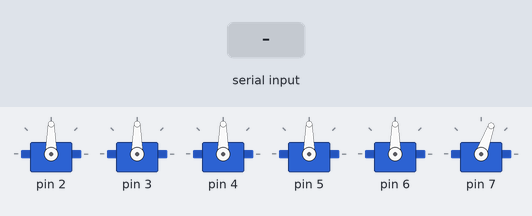
Simulated run of this sketch. Board: Arduino Uno, built with avr-gcc and run on an emulated ATmega328P. On the bench: 6 × servo. Inputs (shaded band) come from the test bench.

Above: at 1.2 s.
1.3 s: "90,45\n" received over Serial
At 1.77 s:
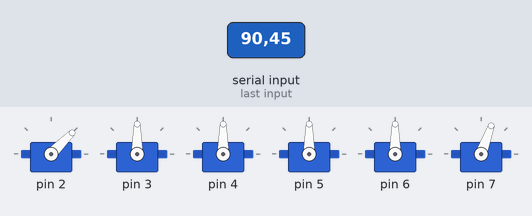
4.3 s: "30,150\n" received over Serial
10.3 s: "5\n" received over Serial
At 12.8 s:
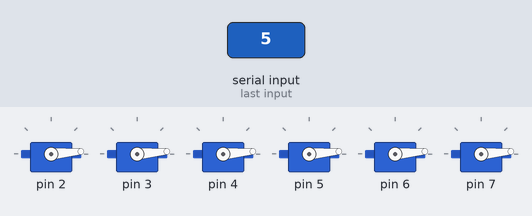
13.1 s: "90\n" received over Serial
At 13.4 s:
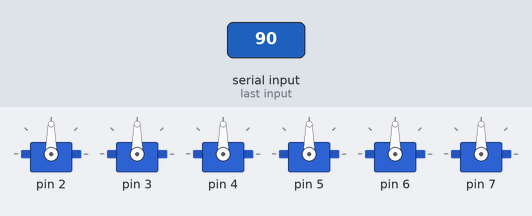
14.6 s: "200\n" received over Serial
At 15.8 s:
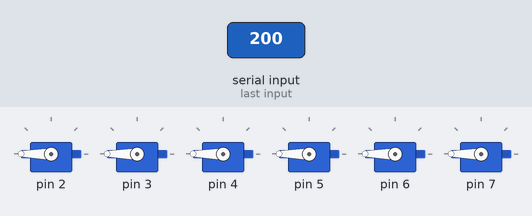
16.1 s: "1,90\n" received over Serial
Timing chart, 0 to 22.1 s (numbered marks = the images above; inputs shaded):
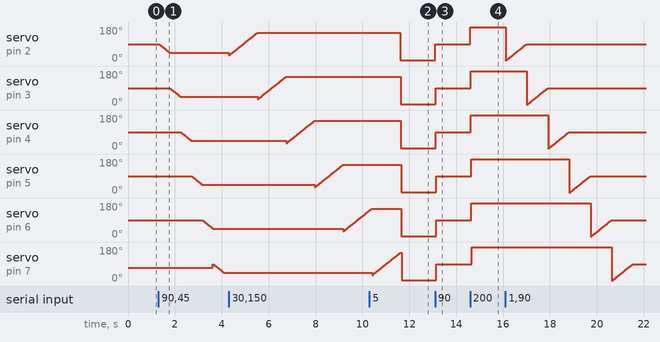

The sketch:

sliders.ino
```cpp
#include <Servo.h>

Servo servos[6];
int initial_positions[] = {90, 90, 90, 90, 90, 70};
int speed = 10;

void setup() {
  Serial.begin(9600);

  for (int i = 0; i < 6; i++) {
    servos[i].attach(2 + i);
    servos[i].write(initial_positions[i]);
  }
}

void loop() {
  if (Serial.available() > 0) {
    String input = Serial.readStringUntil('\n');
    processInput(input);
  }
}

void processInput(String input) {
  int new_positions[6];
  int previous_positions[6];

  for (int i = 0; i < 6; i++) {
    int commaIndex = input.indexOf(',');
    int semicolonIndex = input.indexOf(';');

    String prevValue = input.substring(0, commaIndex);
    String newValue = input.substring(commaIndex + 1, semicolonIndex != -1 ? semicolonIndex : input.length());

    previous_positions[i] = prevValue.toInt();
    new_positions[i] = newValue.toInt();

    if (semicolonIndex != -1) {
      input = input.substring(semicolonIndex + 1);
    }
  }

  for (int i = 0; i < 6; i++) {
    moveServo(servos[i], previous_positions[i], new_positions[i]);
  }
}

void moveServo(Servo &servo, int start, int end) {
  if (start < end) {
    for (int i = start; i <= end; i++) {
      servo.write(i);
      delay(speed);
    }
  } else {
    for (int i = start; i >= end; i--) {
      servo.write(i);
      delay(speed);
    }
  }
}
```

Measured:
- after the input at 1.3 s, servo on pin 2: moves from 90° to 45° over 0.44 s, starting at once; servo on pin 3: moves from 90° to 45° over 0.43 s, starting after 0.49 s
- after the input at 10.3 s, servo on pin 2–4: 150° → 5° after 1.3 s; servo on pin 5: 150° → 5° after 1.4 s
- after the input at 13.1 s, servo on pin 2–6: 5° → 90° at once; servo on pin 7: 5° → 90° after 0.05 s
- after the input at 14.6 s, servo on pin 2–4: 90° → 180° at once; servo on pin 5, servo on pin 6: 90° → 180° after 0.05 s; servo on pin 7: 90° → 180° after 0.06 s
